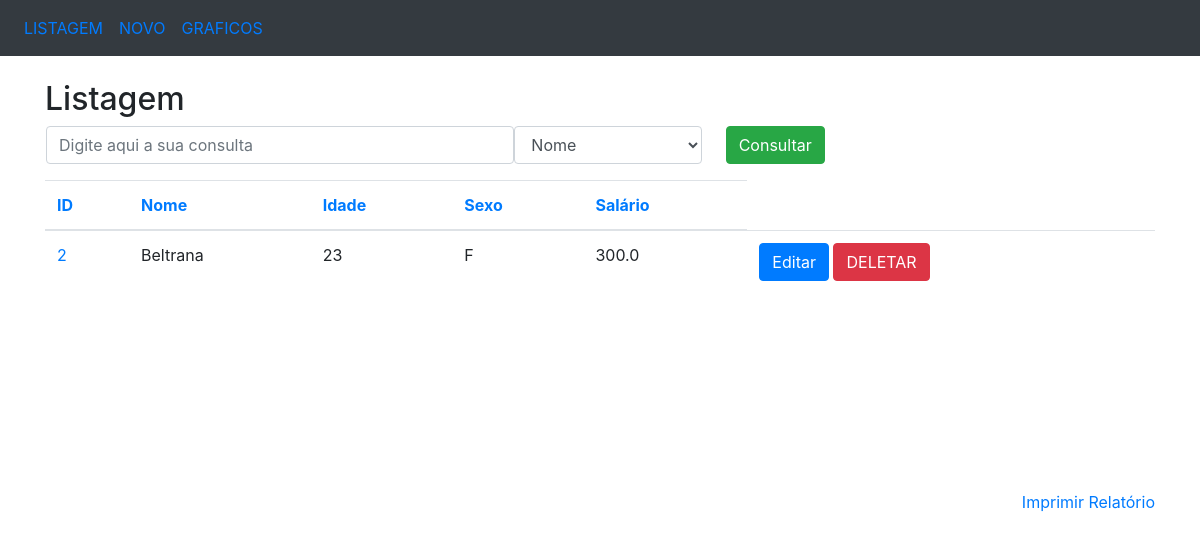
Before: /ordenacao/nome/nome with the older database file.
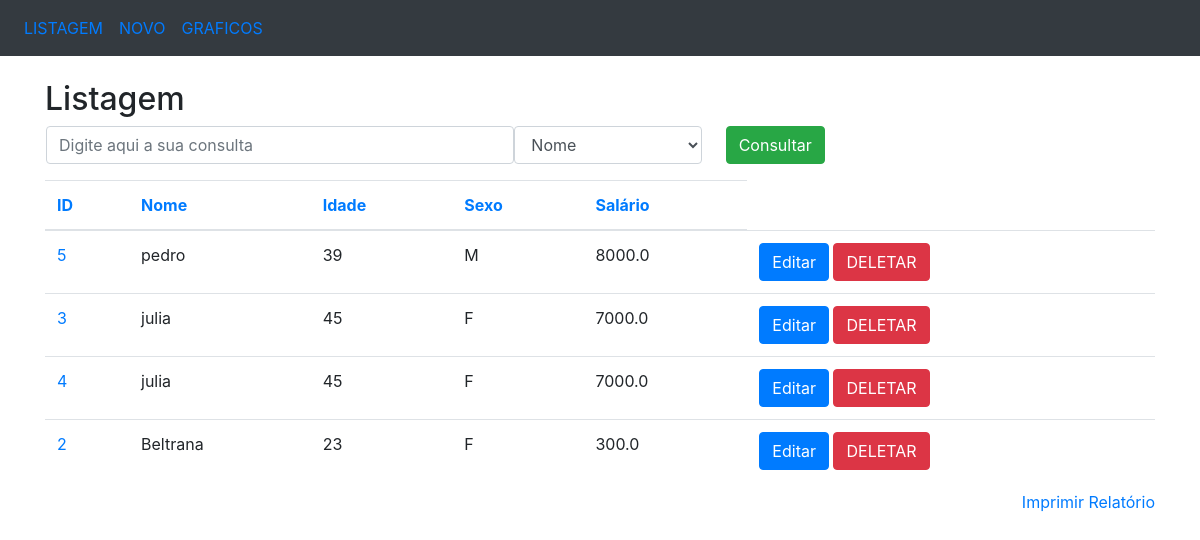
After: the same page with the newer database file.
### app/models/tables.py (models this page shows, shortened)
class Pessoa(db.Model):
    __tablename__ = 'pessoas'
    id = db.Column(db.Integer, primary_key=True)
    nome = db.Column(db.String(50), nullable=False)
    idade = db.Column(db.Integer)
    sexo = db.Column(db.String(1))
    salario = db.Column(db.Float)

### app/controllers/default.py (the view)
@app.route('/ordenacao/<campo>/<ordem_anterior>')
def ordenacao(campo='id', ordem_anterior=''):
    if campo == 'id':
        if ordem_anterior == campo:
            pessoas = Pessoa.query.order_by(Pessoa.id.desc()).all()
        else:
            pessoas = Pessoa.query.order_by(Pessoa.id).all()
    elif campo == 'nome':
        if ordem_anterior == campo:
            pessoas = Pessoa.query.order_by(Pessoa.nome.desc()).all()
        else:
            pessoas = Pessoa.query.order_by(Pessoa.nome).all()
    elif campo == 'idade':
        if ordem_anterior == campo:
            pessoas = Pessoa.query.order_by(Pessoa.idade.desc()).all()
        else:
            pessoas = Pessoa.query.order_by(Pessoa.idade).all()
    elif campo == 'sexo':
        if ordem_anterior == campo:
            pessoas = Pessoa.query.order_by(Pessoa.sexo.desc()).all()
        else:
            pessoas = Pessoa.query.order_by(Pessoa.sexo).all()
    elif campo == 'salario':
        if ordem_anterior == campo:
            pessoas = Pessoa.query.order_by(Pessoa.sexo.desc()).all()
        else:
            pessoas = Pessoa.query.order_by(Pessoa.sexo.all())
    else:
        pessoas = Pessoa.query.order_by(Pessoa.id).all()
    return render_template('listagem.html', pessoas=pessoas, ordem=campo)

### app/templates/listagem.html (shortened to what this page needs)
<!DOCTYPE html>
<html lang="en">
    <link rel="stylesheet" href="https://maxcdn.bootstrapcdn.com/bootstrap/4.3.1/css/bootstrap.min.css">
<body>
    <nav class="navbar navbar-expand-sm bg-dark">
        <ul class="navbar-nav">
            <li class="nav-item">
                <a class="nav-link" href="/listagem">LISTAGEM</a>
            </li>
            <li class="nav-item">
                <a class="nav-link" href="/insercao">NOVO</a>
            </li>
            <li class="nav-item">
                <a class="nav-link" href="/graficos">GRAFICOS</a>
            </li>
        </ul>
    </nav>
    <br>
    <div class="container">
        <h2>Listagem</h2>
        <form action="/consulta" method="POST" name="frm_consulta" class="ml-3">
            <div class="form-group">
                <div class="row">
                    <input type="text" class="form-control col-md-5" name="consulta"
                    placeholder="Digite aqui a sua consulta">
                    <select class="form-control col-md-2" name="campo">
                        <option value="nome">Nome</option>
                    </select>
                    <button type="submit" class="btn btn-success ml-4">Consultar</button>
                </div>
            </div>
        </form>
        <div style="overflow: scroll; height: 310px; width: 100%;" align="center">
            <table class="table">
                <thead>
                    <tr>
                        <th><a href="/ordenacao/id/{{ordem}}">ID</a></th>
                        <th><a href="/ordenacao/nome/{{ordem}}">Nome</a></th>
                        <th><a href="/ordenacao/idade/{{ordem}}">Idade</a></th>
                        <th><a href="/ordenacao/sexo/{{ordem}}">Sexo</a></th>
                        <th><a href="/ordenacao/salario/{{ordem}}">Salário</a></th>
                    </tr>
                </thead>
                <tbody>
                    {% for pessoa in pessoas %}
                        <tr>
                            <td nowrap="true">
                                <a href="/selecao/{{pessoa.id}}">{{pessoa.id}}</a>
                            </td>
                            <td nowrap="true">{{pessoa.nome}}</td>
                            <td nowrap="true">{{pessoa.idade}}</td>
                            <td nowrap="true">{{pessoa.sexo}}</td>
                            <td nowrap="true">{{pessoa.salario}}</td>
                            <td>
                                <a href="/edicao/{{pessoa.id}}"
                                class="btn btn-primary" role="button">
                                    Editar
                                </a>
                                <a href="/delecao/{{pessoa.id}}"
                                class="btn btn-danger" role="button">
                                    DELETAR
                                </a>
                            </td>
                        </tr>
                    {% endfor %}
                </tbody>
            </table>
        </div>
        <a href="#" style="float: right;" onclick="relatorio()">Imprimir Relatório</a>
    </div>
</body>
</html>

Changed rows visible on the page:
added Pessoa: id "5", nome "pedro", idade "39", sexo "M", salario "8000.0"
added Pessoa: id "3", nome "julia", idade "45", sexo "F", salario "7000.0"
added Pessoa: id "4", nome "julia", idade "45", sexo "F", salario "7000.0"
